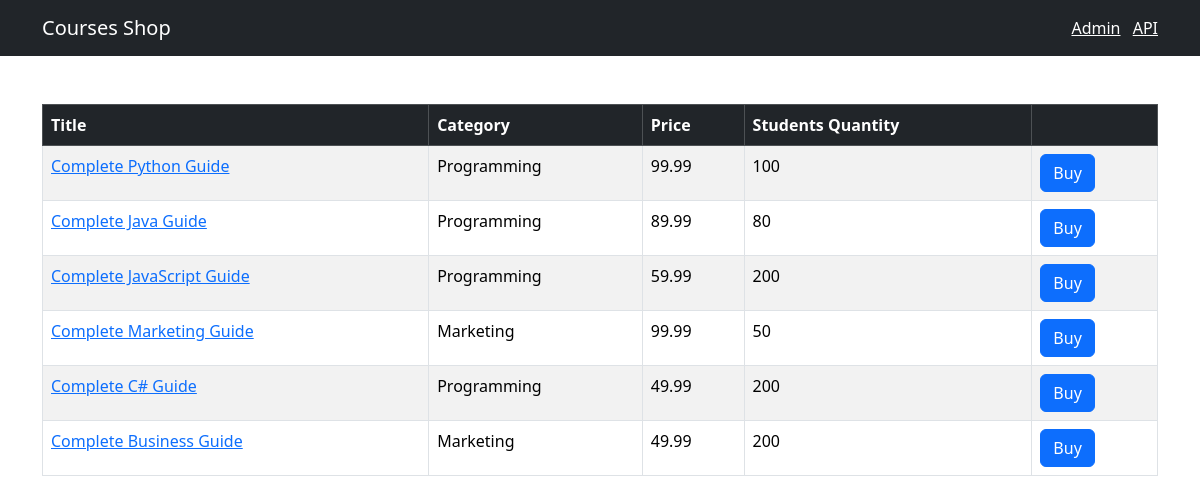
Before: / with the older database file.
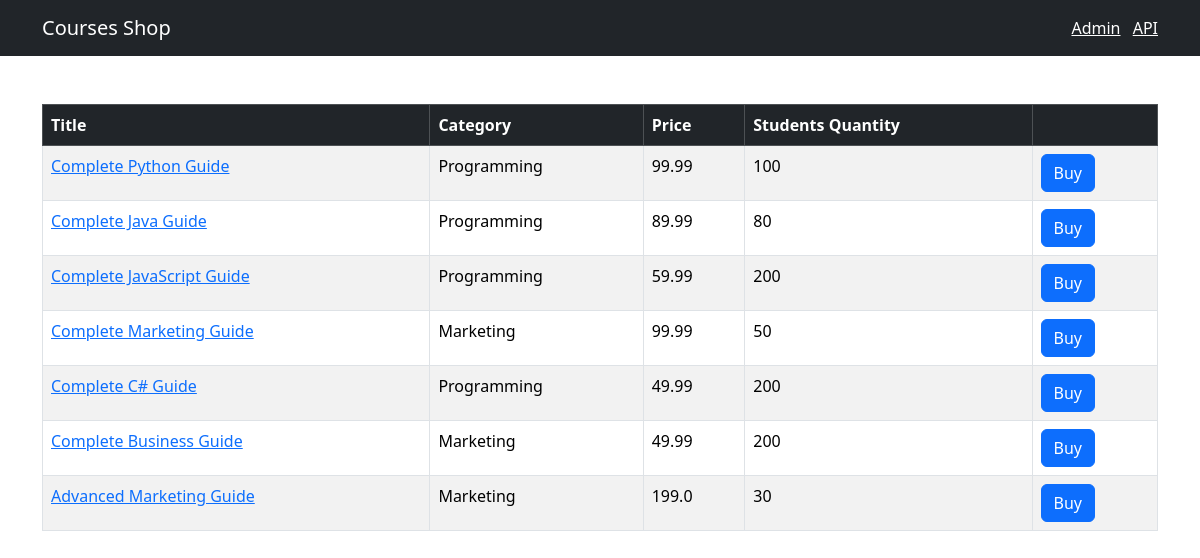
After: the same page with the newer database file.
### shop/models.py (models this page shows, shortened)
class Course(models.Model):  # Model for a Course
    title = models.CharField(max_length=300)
    price = models.FloatField()
    students_qty = models.IntegerField()
    reviews_qty = models.IntegerField()
    category = models.ForeignKey(Category, on_delete=models.CASCADE)
    created_at = models.DateTimeField(default=timezone.now)

class Category(models.Model):   # Model for a Category
    title = models.CharField(max_length=255)
    created_at = models.DateTimeField(default=timezone.now)
    def __str__(self):
        return self.title  # returns the name of the title

### shop/views.py (the view)
# urls.py: path('', include(api.urls), name='index')
def index(request):     # request that we get from user
    courses = Course.objects.all()
    return render(request, 'shop/courses.html', {'courses': courses})

### templates/shop/courses.html
{% extends 'base.html'%} {% block content %}
<table class="table mt-5 table-bordered table-striped table-hover">
  <thead class="table-dark">
    <tr>
      <th>Title</th>
      <th>Category</th>
      <th>Price</th>
      <th>Students Quantity</th>
      <th></th>
    </tr>
  </thead>
  <tbody>
    {% for course in courses %}
    <tr>
      <td>
        <a href={% url 'shop:single_course' course.id %}>{{ course.title }}</a>
      </td>
      <td>{{ course.category }}</td>
      <td>{{ course.price }}</td>
      <td>{{ course.students_qty }}</td>
      <td><button class="btn btn-primary">Buy</button></td>
    </tr>
    {% endfor %}
  </tbody>
</table>
{% endblock %} {% block title %} All courses {% endblock %}

Changed rows visible on the page:
added Course: title "Advanced Marketing Guide", category "Marketing", price "199.0", students_qty "30"
